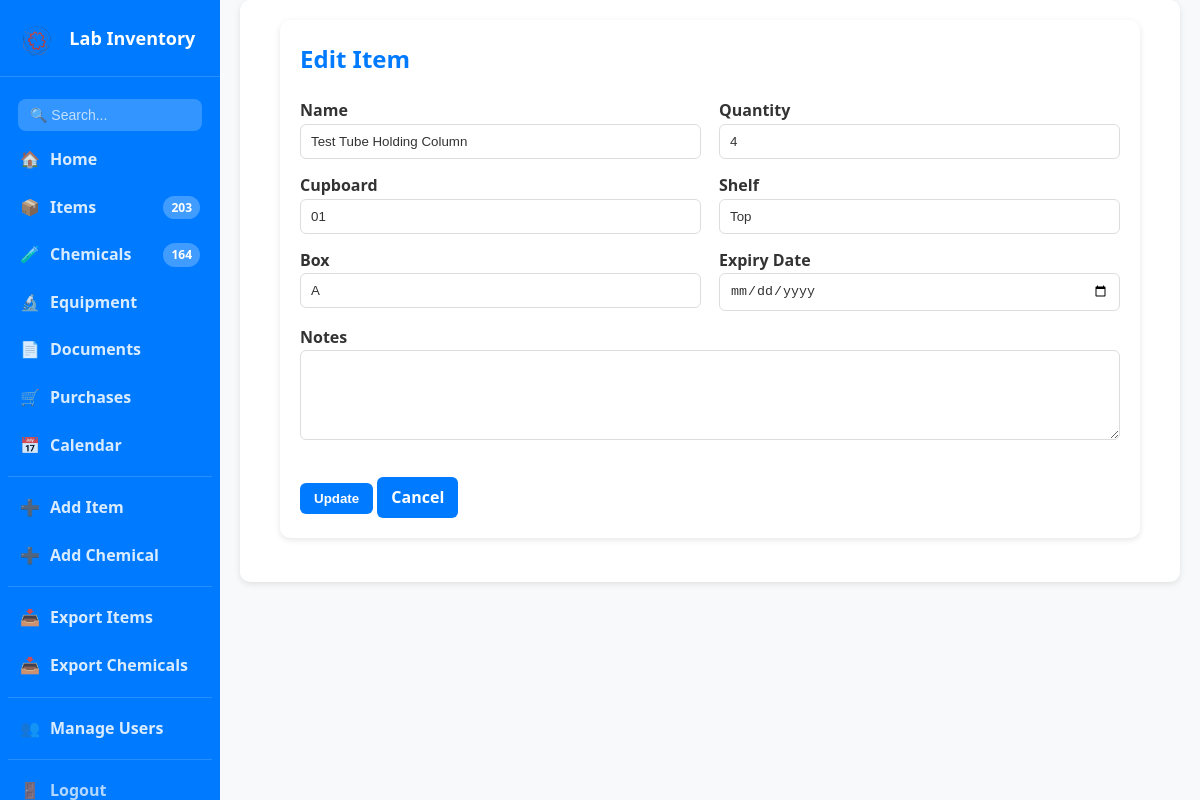
Page /edit/1 (signed in) on the committed database.
### app.py (models this page shows, shortened)
class Item(db.Model):
    id = db.Column(db.Integer, primary_key=True)
    name = db.Column(db.String(100), nullable=False)
    quantity = db.Column(db.Integer, nullable=False)
    cupboard = db.Column(db.String(50), nullable=False)
    shelf = db.Column(db.String(50))
    box = db.Column(db.String(50))
    expiry_date = db.Column(db.String(20))
    notes = db.Column(db.String(200))

### app.py (the view, shortened to what this page needs)
@app.route('/edit/<int:item_id>', methods=['GET', 'POST'])
@login_required
def edit_item(item_id):
    if not current_user.is_staff():
        return redirect(url_for('home'))
    item = Item.query.get_or_404(item_id)
    return render_template('edit_item.html', item=item)

### app.py (called while the page is built)
@login_manager.user_loader
def load_user(user_id):
    return User.query.get(int(user_id))

@app.context_processor
def inject_counts():
    try:
        item_count = Item.query.count()
        chem_count = Chemical.query.count()
    except:
        item_count = 0
        chem_count = 0
    return dict(item_count=item_count, chem_count=chem_count)

    def is_admin(self):
        return self.role == 'admin'

    def is_staff(self):
        return self.role in ['admin', 'staff']

### templates/edit_item.html
{% extends "base.html" %}
{% block content %}
<div class="container">
    <h2 style="margin-bottom: 20px; color:#007bff;">Edit Item</h2>
    <form method="POST" class="form-grid">
        <label>Name<br>
            <input type="text" name="name" value="{{ item.name }}" required>
        </label>
        <label>Quantity<br>
            <input type="number" name="quantity" value="{{ item.quantity }}" required min="0">
        </label>
        <label>Cupboard<br>
            <input type="text" name="cupboard" value="{{ item.cupboard }}" required>
        </label>
        <label>Shelf<br>
            <input type="text" name="shelf" value="{{ item.shelf }}">
        </label>
        <label>Box<br>
            <input type="text" name="box" value="{{ item.box }}">
        </label>
        <label>Expiry Date<br>
            <input type="date" name="expiry_date" value="{{ item.expiry_date }}">
        </label>
        <label style="grid-column: 1 / -1;">Notes<br>
            <textarea name="notes" rows="3">{{ item.notes }}</textarea>
        </label>
        <div style="grid-column: 1 / -1; margin-top: 15px;">
            <button class="btn" type="submit">Update</button>
            <a class="btn" href="{{ url_for('index') }}">Cancel</a>
        </div>
    </form>
</div>
{% endblock %}

### static/style.css (style rules this page uses)
:root { --blue: #007bff; --blue-dark: #0056b3; --green: #28a745; --green-dark: #218838; --red: #dc3545; --red-dark: #c82333; --text: #333; --muted: #6b7280; --bg: #f8f9fa; --card: #ffffff; --border: #ddd; --shadow: 0 2px 6px rgba(0,0,0,0.1); }
* { margin: 0; padding: 0; box-sizing: border-box; }
html, body { font-family: "Segoe UI", Tahoma, Geneva, Verdana, sans-serif; background: var(--bg); color: var(--text); line-height: 1.6; }
.container { background: var(--card); padding: 20px; margin: 0 20px 24px; border-radius: 10px; box-shadow: var(--shadow); }
.btn, button { display: inline-block; padding: 8px 14px; background: var(--blue); color: #fff; border: none; border-radius: 6px; text-decoration: none; font-weight: 600; cursor: pointer; transition: background .2s ease, color .2s ease, opacity .2s ease; }
input, select, textarea { width: 100%; padding: 9px 10px; border: 1px solid var(--border); border-radius: 6px; background: #fff; color: var(--text); transition: border .2s ease, box-shadow .2s ease; }
.form-grid { display: grid; grid-template-columns: 1fr 1fr; gap: 14px 18px; }
.form-grid label { font-weight: 600; color: #333; display: block; }
.form-grid textarea { min-height: 90px; resize: vertical; }
body { display: flex; min-height: 100vh; }

### rows in the picture
Item: name "Test Tube Holding Column", quantity "4", cupboard "01", shelf "Top", box "A"

### other values in the picture
{{ item_count }} "203"
{{ chem_count }} "164"
